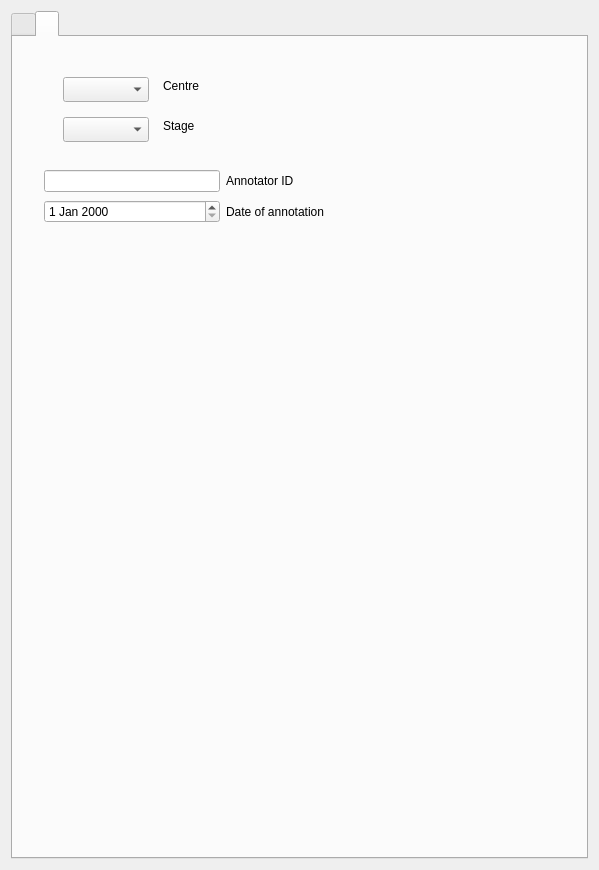
<?xml version="1.0" encoding="UTF-8"?>
<ui version="4.0">
 <class>Annotations</class>
 <widget class="QWidget" name="Annotations">
  <property name="geometry">
   <rect>
    <x>0</x>
    <y>0</y>
    <width>599</width>
    <height>870</height>
   </rect>
  </property>
  <property name="minimumSize">
   <size>
    <width>0</width>
    <height>40</height>
   </size>
  </property>
  <property name="windowTitle">
   <string>Form</string>
  </property>
  <layout class="QVBoxLayout" name="verticalLayout_17">
   <item>
    <widget class="QTabWidget" name="tabWidgetOptions">
     <property name="tabPosition">
      <enum>QTabWidget::North</enum>
     </property>
     <property name="tabShape">
      <enum>QTabWidget::Rounded</enum>
     </property>
     <property name="currentIndex">
      <number>1</number>
     </property>
     <widget class="QWidget" name="tab_3">
      <attribute name="icon">
       <iconset resource="../../resources/resources.qrc">
        <normaloff>:/icons/green_view.png</normaloff>:/icons/green_view.png</iconset>
      </attribute>
      <attribute name="title">
       <string/>
      </attribute>
      <widget class="QWidget" name="layoutWidget">
       <property name="geometry">
        <rect>
         <x>0</x>
         <y>10</y>
         <width>581</width>
         <height>617</height>
        </rect>
       </property>
       <layout class="QVBoxLayout" name="verticalLayout">
        <item>
         <widget class="QComboBox" name="comboBoxAnnotationsVolumes"/>
        </item>
        <item>
         <layout class="QHBoxLayout" name="horizontalLayout_20">
          <item>
           <widget class="QLabel" name="label_34">
            <property name="sizePolicy">
             <sizepolicy hsizetype="Fixed" vsizetype="Preferred">
              <horstretch>0</horstretch>
              <verstretch>0</verstretch>
             </sizepolicy>
            </property>
            <property name="text">
             <string>X: </string>
            </property>
           </widget>
          </item>
          <item>
           <widget class="QLabel" name="labelXPos">
            <property name="text">
             <string>0</string>
            </property>
           </widget>
          </item>
          <item>
           <widget class="QLabel" name="label_35">
            <property name="sizePolicy">
             <sizepolicy hsizetype="Fixed" vsizetype="Preferred">
              <horstretch>0</horstretch>
              <verstretch>0</verstretch>
             </sizepolicy>
            </property>
            <property name="text">
             <string>Y:</string>
            </property>
           </widget>
          </item>
          <item>
           <widget class="QLabel" name="labelYPos">
            <property name="text">
             <string>0</string>
            </property>
           </widget>
          </item>
          <item>
           <widget class="QLabel" name="label_36">
            <property name="sizePolicy">
             <sizepolicy hsizetype="Fixed" vsizetype="Preferred">
              <horstretch>0</horstretch>
              <verstretch>0</verstretch>
             </sizepolicy>
            </property>
            <property name="text">
             <string>Z:</string>
            </property>
           </widget>
          </item>
          <item>
           <widget class="QLabel" name="labelZPos">
            <property name="text">
             <string>0</string>
            </property>
           </widget>
          </item>
          <item>
           <widget class="QGroupBox" name="groupBoxAnnotationType">
            <property name="sizePolicy">
             <sizepolicy hsizetype="Fixed" vsizetype="Preferred">
              <horstretch>0</horstretch>
              <verstretch>0</verstretch>
             </sizepolicy>
            </property>
            <property name="toolTip">
             <string>Select embryo stage</string>
            </property>
            <layout class="QHBoxLayout" name="horizontalLayout_2">
             <item>
              <widget class="QRadioButton" name="radioButtonE145">
               <property name="text">
                <string>E14.5</string>
               </property>
               <property name="checkable">
                <bool>false</bool>
               </property>
              </widget>
             </item>
             <item>
              <widget class="QRadioButton" name="radioButtonE185">
               <property name="text">
                <string>E18.5</string>
               </property>
               <property name="checkable">
                <bool>false</bool>
               </property>
               <property name="checked">
                <bool>false</bool>
               </property>
              </widget>
             </item>
             <item>
              <widget class="QRadioButton" name="radioButtonE125">
               <property name="text">
                <string>E12.5</string>
               </property>
               <property name="checkable">
                <bool>false</bool>
               </property>
              </widget>
             </item>
             <item>
              <widget class="QRadioButton" name="radioButtonE155">
               <property name="text">
                <string>E15.5</string>
               </property>
               <property name="checked">
                <bool>true</bool>
               </property>
              </widget>
             </item>
             <item>
              <widget class="QRadioButton" name="radioButtonE95">
               <property name="text">
                <string>E9.5</string>
               </property>
               <property name="checkable">
                <bool>false</bool>
               </property>
              </widget>
             </item>
            </layout>
           </widget>
          </item>
         </layout>
        </item>
        <item>
         <layout class="QGridLayout" name="gridLayout_2"/>
        </item>
        <item>
         <widget class="Line" name="line_3">
          <property name="orientation">
           <enum>Qt::Horizontal</enum>
          </property>
         </widget>
        </item>
        <item>
         <layout class="QHBoxLayout" name="horizontalLayout_4">
          <item>
           <widget class="Line" name="line">
            <property name="orientation">
             <enum>Qt::Vertical</enum>
            </property>
           </widget>
          </item>
          <item>
           <widget class="QTreeWidget" name="treeWidgetAvailableTerms">
            <property name="sizePolicy">
             <sizepolicy hsizetype="Expanding" vsizetype="MinimumExpanding">
              <horstretch>0</horstretch>
              <verstretch>0</verstretch>
             </sizepolicy>
            </property>
            <property name="minimumSize">
             <size>
              <width>0</width>
              <height>300</height>
             </size>
            </property>
            <column>
             <property name="text">
              <string notr="true">1</string>
             </property>
            </column>
           </widget>
          </item>
         </layout>
        </item>
        <item>
         <widget class="QTextEdit" name="textEditAnnotationInfo">
          <property name="maximumSize">
           <size>
            <width>16777215</width>
            <height>100</height>
           </size>
          </property>
         </widget>
        </item>
        <item>
         <widget class="Line" name="line_2">
          <property name="orientation">
           <enum>Qt::Horizontal</enum>
          </property>
         </widget>
        </item>
        <item>
         <layout class="QHBoxLayout" name="horizontalLayout_6">
          <item>
           <widget class="QLabel" name="label_2">
            <property name="sizePolicy">
             <sizepolicy hsizetype="Fixed" vsizetype="Preferred">
              <horstretch>0</horstretch>
              <verstretch>0</verstretch>
             </sizepolicy>
            </property>
            <property name="text">
             <string>Circle radius</string>
            </property>
           </widget>
          </item>
          <item>
           <widget class="QSpinBox" name="spinBoxAnnotationCircleSize">
            <property name="sizePolicy">
             <sizepolicy hsizetype="Fixed" vsizetype="Fixed">
              <horstretch>0</horstretch>
              <verstretch>0</verstretch>
             </sizepolicy>
            </property>
            <property name="toolTip">
             <string>radius of the marker</string>
            </property>
            <property name="value">
             <number>10</number>
            </property>
           </widget>
          </item>
          <item>
           <spacer name="horizontalSpacer">
            <property name="orientation">
             <enum>Qt::Horizontal</enum>
            </property>
            <property name="sizeHint" stdset="0">
             <size>
              <width>40</width>
              <height>20</height>
             </size>
            </property>
           </spacer>
          </item>
         </layout>
        </item>
        <item>
         <layout class="QHBoxLayout" name="horizontalLayout_5">
          <item>
           <widget class="QPushButton" name="pushButtonSaveAnnotations">
            <property name="text">
             <string>Save annotations</string>
            </property>
           </widget>
          </item>
          <item>
           <widget class="QPushButton" name="pushButtonDiableRoi">
            <property name="toolTip">
             <string>Clear ROI coordinates</string>
            </property>
            <property name="text">
             <string>Reset roi</string>
            </property>
           </widget>
          </item>
          <item>
           <spacer name="horizontalSpacer_2">
            <property name="orientation">
             <enum>Qt::Horizontal</enum>
            </property>
            <property name="sizeHint" stdset="0">
             <size>
              <width>40</width>
              <height>20</height>
             </size>
            </property>
           </spacer>
          </item>
         </layout>
        </item>
        <item>
         <layout class="QVBoxLayout" name="verticalLayout_16"/>
        </item>
       </layout>
      </widget>
     </widget>
     <widget class="QWidget" name="tab_4">
      <attribute name="icon">
       <iconset resource="../../resources/resources.qrc">
        <normaloff>:/icons/settings.png</normaloff>:/icons/settings.png</iconset>
      </attribute>
      <attribute name="title">
       <string/>
      </attribute>
      <widget class="QComboBox" name="comboBox">
       <property name="geometry">
        <rect>
         <x>50</x>
         <y>40</y>
         <width>86</width>
         <height>25</height>
        </rect>
       </property>
      </widget>
      <widget class="QLabel" name="label_4">
       <property name="geometry">
        <rect>
         <x>150</x>
         <y>40</y>
         <width>67</width>
         <height>17</height>
        </rect>
       </property>
       <property name="text">
        <string>Centre</string>
       </property>
      </widget>
      <widget class="QComboBox" name="comboBox_2">
       <property name="geometry">
        <rect>
         <x>50</x>
         <y>80</y>
         <width>86</width>
         <height>25</height>
        </rect>
       </property>
      </widget>
      <widget class="QLabel" name="label_5">
       <property name="geometry">
        <rect>
         <x>150</x>
         <y>80</y>
         <width>67</width>
         <height>17</height>
        </rect>
       </property>
       <property name="text">
        <string>Stage</string>
       </property>
      </widget>
      <widget class="QWidget" name="">
       <property name="geometry">
        <rect>
         <x>31</x>
         <y>131</y>
         <width>280</width>
         <height>59</height>
        </rect>
       </property>
       <layout class="QGridLayout" name="gridLayout">
        <item row="0" column="0">
         <widget class="QLineEdit" name="lineEditAnnotatorId"/>
        </item>
        <item row="0" column="1">
         <widget class="QLabel" name="label">
          <property name="text">
           <string>Annotator ID</string>
          </property>
         </widget>
        </item>
        <item row="1" column="1">
         <widget class="QLabel" name="label_3">
          <property name="text">
           <string>Date of annotation</string>
          </property>
         </widget>
        </item>
        <item row="1" column="0">
         <widget class="QDateEdit" name="dateEdit"/>
        </item>
       </layout>
      </widget>
     </widget>
    </widget>
   </item>
  </layout>
 </widget>
 <resources>
  <include location="../../resources/resources.qrc"/>
 </resources>
 <connections/>
</ui>
